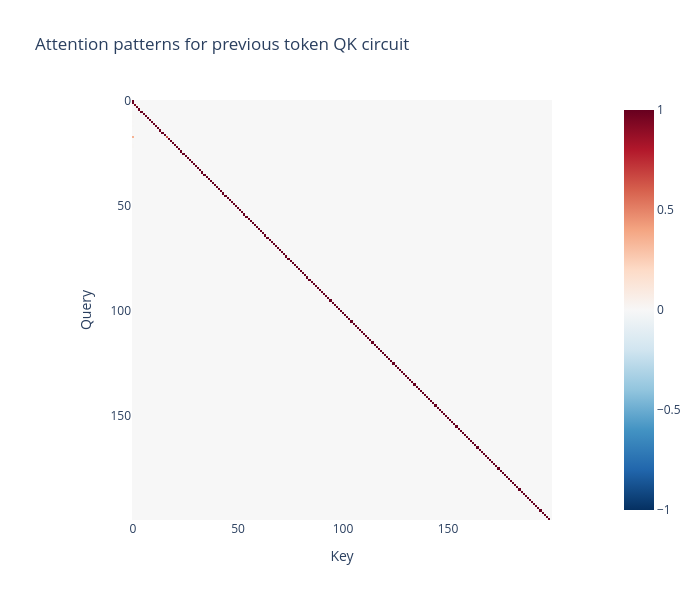

Write notebook code for a chart like this one.
### Markdown cell above
### QK Circuit -

$$
QK\_circuit = W_\text{pos} W_Q^{h} (W_K^{h})^T W_\text{pos}^T
$$

### Code cell
layer = 0
head_index = 7

W_Q = model.W_Q[layer, head_index]
W_K = model.W_K[layer, head_index]

W_QK = FactoredMatrix(W_Q, W_K.T)
pos_by_pos_pattern = model.W_pos @ W_QK @ model.W_pos.T

mask = torch.tril(torch.ones_like(pos_by_pos_pattern.AB)).bool()
pos_by_pos_pattern = torch.where(mask, pos_by_pos_pattern.AB / model.cfg.d_head ** 0.5, -1e6).softmax(-1)

px.imshow(
    pos_by_pos_pattern.cpu().numpy()[:200, :200],
    labels={"x": "Key", "y":"Query"},
    title="Attention patterns for previous token QK circuit",
    width=700,
    height=600,
    color_continuous_midpoint=0.0,
    color_continuous_scale="RdBu_r"
)

### Figure 1 — Plotly figure (JSON) as saved in the notebook; plotly's stock layout.template omitted (floating-point values rounded to 4 significant figures; data arrays with more than 128 entries replaced by an {"elided": "..."} marker saying what was removed)
{"data": [{"coloraxis": "coloraxis", "hovertemplate": "Key: %{x}<br>Query: %{y}<br>color: %{z}<extra></extra>", "name": "0", "type": "heatmap", "xaxis": "x", "yaxis": "y", "z": {"elided": "200x200 float values"}}], "layout": {"coloraxis": {"cmid": 0, "colorscale": [[0, "rgb(5,48,97)"], [0.1, "rgb(33,102,172)"], [0.2, "rgb(67,147,195)"], [0.3, "rgb(146,197,222)"], [0.4, "rgb(209,229,240)"], [0.5, "rgb(247,247,247)"], [0.6, "rgb(253,219,199)"], [0.7, "rgb(244,165,130)"], [0.8, "rgb(214,96,77)"], [0.9, "rgb(178,24,43)"], [1, "rgb(103,0,31)"]]}, "height": 600, "title": {"text": "Attention patterns for previous token QK circuit"}, "width": 700, "xaxis": {"anchor": "y", "constrain": "domain", "domain": [0, 1], "scaleanchor": "y", "title": {"text": "Key"}}, "yaxis": {"anchor": "x", "autorange": "reversed", "constrain": "domain", "domain": [0, 1], "title": {"text": "Query"}}}}
